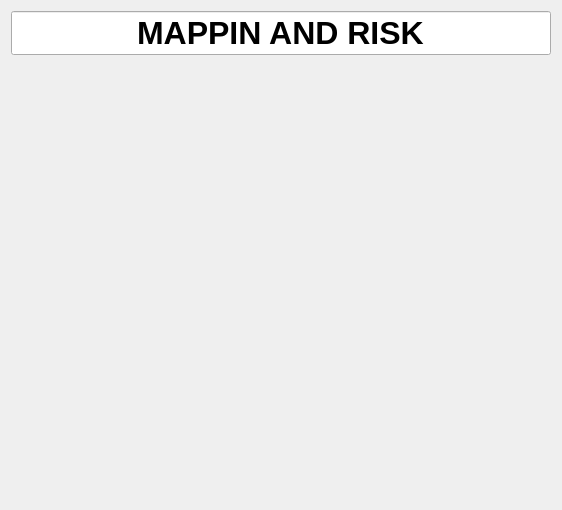
<?xml version="1.0" encoding="UTF-8"?>
<ui version="4.0">
 <class>MapRacelineHelpers</class>
 <widget class="QWidget" name="MapRacelineHelpers">
  <property name="geometry">
   <rect>
    <x>0</x>
    <y>0</y>
    <width>562</width>
    <height>510</height>
   </rect>
  </property>
  <property name="windowTitle">
   <string>Form</string>
  </property>
  <layout class="QFormLayout" name="formLayout">
   <item row="0" column="0" colspan="2">
    <layout class="QGridLayout" name="gridLayout">
     <property name="sizeConstraint">
      <enum>QLayout::SetDefaultConstraint</enum>
     </property>
     <item row="1" column="0">
      <spacer name="verticalSpacer">
       <property name="orientation">
        <enum>Qt::Vertical</enum>
       </property>
       <property name="sizeType">
        <enum>QSizePolicy::Minimum</enum>
       </property>
       <property name="sizeHint" stdset="0">
        <size>
         <width>20</width>
         <height>13</height>
        </size>
       </property>
      </spacer>
     </item>
     <item row="0" column="0">
      <widget class="QLineEdit" name="title">
       <property name="sizePolicy">
        <sizepolicy hsizetype="Expanding" vsizetype="Fixed">
         <horstretch>0</horstretch>
         <verstretch>0</verstretch>
        </sizepolicy>
       </property>
       <property name="font">
        <font>
         <pointsize>24</pointsize>
         <weight>75</weight>
         <bold>true</bold>
        </font>
       </property>
       <property name="text">
        <string>MAPPIN AND RISK</string>
       </property>
       <property name="echoMode">
        <enum>QLineEdit::Normal</enum>
       </property>
       <property name="alignment">
        <set>Qt::AlignCenter</set>
       </property>
       <property name="dragEnabled">
        <bool>false</bool>
       </property>
       <property name="readOnly">
        <bool>true</bool>
       </property>
       <property name="clearButtonEnabled">
        <bool>false</bool>
       </property>
      </widget>
     </item>
     <item row="3" column="0">
      <spacer name="verticalSpacer_2">
       <property name="orientation">
        <enum>Qt::Vertical</enum>
       </property>
       <property name="sizeType">
        <enum>QSizePolicy::Expanding</enum>
       </property>
       <property name="sizeHint" stdset="0">
        <size>
         <width>20</width>
         <height>13</height>
        </size>
       </property>
      </spacer>
     </item>
     <item row="2" column="0">
      <layout class="QVBoxLayout" name="buttonsLayout"/>
     </item>
    </layout>
   </item>
  </layout>
 </widget>
 <resources/>
 <connections/>
</ui>
